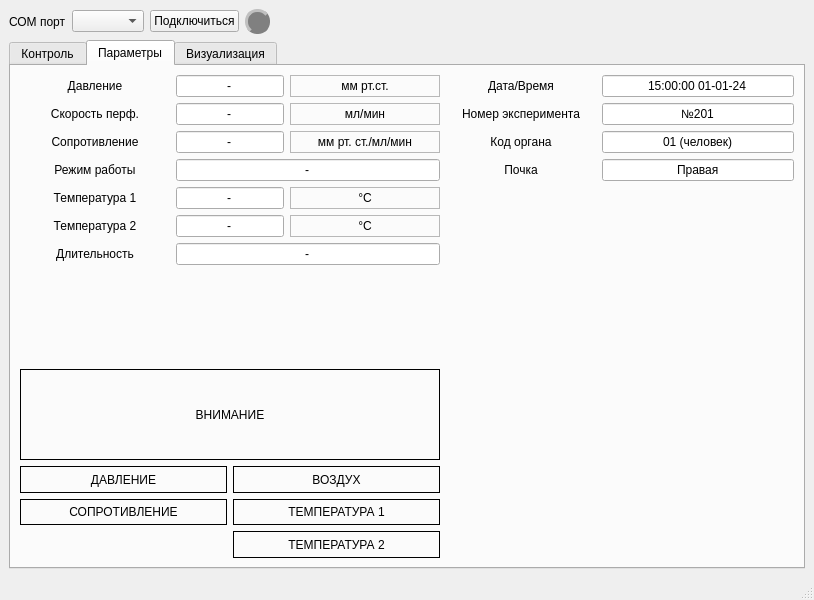
<?xml version="1.0" encoding="UTF-8"?>
<ui version="4.0">
 <class>MainWindow</class>
 <widget class="QMainWindow" name="MainWindow">
  <property name="geometry">
   <rect>
    <x>0</x>
    <y>0</y>
    <width>814</width>
    <height>600</height>
   </rect>
  </property>
  <property name="windowTitle">
   <string>MainWindow</string>
  </property>
  <widget class="QWidget" name="centralwidget">
   <layout class="QVBoxLayout" name="verticalLayout_10">
    <item>
     <layout class="QHBoxLayout" name="horizontalLayout">
      <item>
       <widget class="QLabel" name="label_30">
        <property name="text">
         <string>СОМ порт</string>
        </property>
       </widget>
      </item>
      <item>
       <widget class="QComboBox" name="cb_device"/>
      </item>
      <item>
       <widget class="QPushButton" name="btn_connect">
        <property name="text">
         <string>Подключиться</string>
        </property>
       </widget>
      </item>
      <item>
       <widget class="QLabel" name="LED_connect">
        <property name="minimumSize">
         <size>
          <width>25</width>
          <height>25</height>
         </size>
        </property>
        <property name="maximumSize">
         <size>
          <width>25</width>
          <height>25</height>
         </size>
        </property>
        <property name="styleSheet">
         <string notr="true">background-color : gray;
border-radius : 12px;
border-width: 3px;
border-color: #808080;
border-style: outset;</string>
        </property>
        <property name="text">
         <string/>
        </property>
       </widget>
      </item>
      <item>
       <spacer name="horizontalSpacer_2">
        <property name="orientation">
         <enum>Qt::Orientation::Horizontal</enum>
        </property>
        <property name="sizeHint" stdset="0">
         <size>
          <width>40</width>
          <height>20</height>
         </size>
        </property>
       </spacer>
      </item>
     </layout>
    </item>
    <item>
     <widget class="QTabWidget" name="tabWidget">
      <property name="currentIndex">
       <number>1</number>
      </property>
      <widget class="QWidget" name="tab_2">
       <attribute name="title">
        <string>Контроль</string>
       </attribute>
       <layout class="QHBoxLayout" name="horizontalLayout_7">
        <item>
         <layout class="QVBoxLayout" name="verticalLayout_5">
          <item>
           <layout class="QHBoxLayout" name="horizontalLayout_9">
            <item>
             <widget class="QLabel" name="label_18">
              <property name="maximumSize">
               <size>
                <width>16777215</width>
                <height>200</height>
               </size>
              </property>
              <property name="frameShape">
               <enum>QFrame::Shape::Panel</enum>
              </property>
              <property name="text">
               <string>Начальные данные</string>
              </property>
              <property name="alignment">
               <set>Qt::AlignmentFlag::AlignCenter</set>
              </property>
             </widget>
            </item>
           </layout>
          </item>
          <item>
           <layout class="QHBoxLayout" name="horizontalLayout_18">
            <item>
             <widget class="QLabel" name="label_25">
              <property name="minimumSize">
               <size>
                <width>150</width>
                <height>0</height>
               </size>
              </property>
              <property name="text">
               <string>Дата/Время</string>
              </property>
              <property name="alignment">
               <set>Qt::AlignmentFlag::AlignCenter</set>
              </property>
             </widget>
            </item>
            <item>
             <widget class="QLineEdit" name="lineEdit_17">
              <property name="minimumSize">
               <size>
                <width>150</width>
                <height>0</height>
               </size>
              </property>
              <property name="text">
               <string>15:00:00 01-01-24</string>
              </property>
              <property name="alignment">
               <set>Qt::AlignmentFlag::AlignCenter</set>
              </property>
             </widget>
            </item>
           </layout>
          </item>
          <item>
           <layout class="QHBoxLayout" name="horizontalLayout_12">
            <item>
             <widget class="QLabel" name="label_24">
              <property name="minimumSize">
               <size>
                <width>150</width>
                <height>0</height>
               </size>
              </property>
              <property name="text">
               <string>Номер эксперимента</string>
              </property>
              <property name="alignment">
               <set>Qt::AlignmentFlag::AlignCenter</set>
              </property>
             </widget>
            </item>
            <item>
             <widget class="QLineEdit" name="lineEdit_16">
              <property name="minimumSize">
               <size>
                <width>150</width>
                <height>0</height>
               </size>
              </property>
              <property name="text">
               <string>№201</string>
              </property>
              <property name="alignment">
               <set>Qt::AlignmentFlag::AlignCenter</set>
              </property>
             </widget>
            </item>
           </layout>
          </item>
          <item>
           <layout class="QHBoxLayout" name="horizontalLayout_10">
            <item>
             <widget class="QLabel" name="label_22">
              <property name="minimumSize">
               <size>
                <width>150</width>
                <height>0</height>
               </size>
              </property>
              <property name="text">
               <string>Код органа</string>
              </property>
              <property name="alignment">
               <set>Qt::AlignmentFlag::AlignCenter</set>
              </property>
             </widget>
            </item>
            <item>
             <widget class="QLineEdit" name="lineEdit_12">
              <property name="minimumSize">
               <size>
                <width>150</width>
                <height>0</height>
               </size>
              </property>
              <property name="text">
               <string>01 (человек)</string>
              </property>
              <property name="alignment">
               <set>Qt::AlignmentFlag::AlignCenter</set>
              </property>
             </widget>
            </item>
           </layout>
          </item>
          <item>
           <layout class="QHBoxLayout" name="horizontalLayout_8">
            <item>
             <widget class="QLabel" name="label_21">
              <property name="minimumSize">
               <size>
                <width>150</width>
                <height>0</height>
               </size>
              </property>
              <property name="text">
               <string>Почка</string>
              </property>
              <property name="alignment">
               <set>Qt::AlignmentFlag::AlignCenter</set>
              </property>
             </widget>
            </item>
            <item>
             <widget class="QLineEdit" name="lineEdit_5">
              <property name="minimumSize">
               <size>
                <width>150</width>
                <height>0</height>
               </size>
              </property>
              <property name="text">
               <string>Правая</string>
              </property>
              <property name="alignment">
               <set>Qt::AlignmentFlag::AlignCenter</set>
              </property>
             </widget>
            </item>
           </layout>
          </item>
         </layout>
        </item>
        <item>
         <spacer name="horizontalSpacer">
          <property name="orientation">
           <enum>Qt::Orientation::Horizontal</enum>
          </property>
          <property name="sizeType">
           <enum>QSizePolicy::Policy::MinimumExpanding</enum>
          </property>
          <property name="sizeHint" stdset="0">
           <size>
            <width>40</width>
            <height>20</height>
           </size>
          </property>
         </spacer>
        </item>
        <item>
         <layout class="QVBoxLayout" name="verticalLayout_7">
          <item>
           <widget class="QPushButton" name="pushButton_7">
            <property name="text">
             <string>Начать работу (запись)</string>
            </property>
           </widget>
          </item>
          <item>
           <widget class="QPushButton" name="pushButton_6">
            <property name="text">
             <string>Пауза</string>
            </property>
           </widget>
          </item>
          <item>
           <widget class="QPushButton" name="pushButton_5">
            <property name="text">
             <string>Включить промывку</string>
            </property>
           </widget>
          </item>
          <item>
           <widget class="QPushButton" name="pushButton_4">
            <property name="text">
             <string>Включить перфузию</string>
            </property>
           </widget>
          </item>
          <item>
           <widget class="QPushButton" name="pushButton_3">
            <property name="text">
             <string>Завершить эксперимент (запись)</string>
            </property>
           </widget>
          </item>
          <item>
           <widget class="QPushButton" name="pushButton">
            <property name="text">
             <string>Экспортировать результаты</string>
            </property>
           </widget>
          </item>
         </layout>
        </item>
       </layout>
      </widget>
      <widget class="QWidget" name="tab">
       <attribute name="title">
        <string>Параметры</string>
       </attribute>
       <layout class="QHBoxLayout" name="horizontalLayout_6">
        <item>
         <layout class="QVBoxLayout" name="verticalLayout">
          <item>
           <layout class="QVBoxLayout" name="verticalLayout_2">
            <item>
             <layout class="QVBoxLayout" name="verticalLayout_6">
              <item>
               <layout class="QHBoxLayout" name="horizontalLayout_14">
                <item>
                 <widget class="QLabel" name="label">
                  <property name="minimumSize">
                   <size>
                    <width>150</width>
                    <height>0</height>
                   </size>
                  </property>
                  <property name="text">
                   <string>Давление</string>
                  </property>
                  <property name="alignment">
                   <set>Qt::AlignmentFlag::AlignCenter</set>
                  </property>
                 </widget>
                </item>
                <item>
                 <widget class="QLineEdit" name="le_pressure">
                  <property name="text">
                   <string>-</string>
                  </property>
                  <property name="alignment">
                   <set>Qt::AlignmentFlag::AlignCenter</set>
                  </property>
                  <property name="readOnly">
                   <bool>true</bool>
                  </property>
                 </widget>
                </item>
                <item>
                 <widget class="QLabel" name="label_23">
                  <property name="minimumSize">
                   <size>
                    <width>150</width>
                    <height>0</height>
                   </size>
                  </property>
                  <property name="frameShape">
                   <enum>QFrame::Shape::StyledPanel</enum>
                  </property>
                  <property name="text">
                   <string>мм рт.ст.</string>
                  </property>
                  <property name="alignment">
                   <set>Qt::AlignmentFlag::AlignCenter</set>
                  </property>
                 </widget>
                </item>
               </layout>
              </item>
              <item>
               <layout class="QHBoxLayout" name="horizontalLayout_17">
                <item>
                 <widget class="QLabel" name="label_5">
                  <property name="minimumSize">
                   <size>
                    <width>150</width>
                    <height>0</height>
                   </size>
                  </property>
                  <property name="maximumSize">
                   <size>
                    <width>150</width>
                    <height>150</height>
                   </size>
                  </property>
                  <property name="text">
                   <string>Скорость перф.</string>
                  </property>
                  <property name="alignment">
                   <set>Qt::AlignmentFlag::AlignCenter</set>
                  </property>
                 </widget>
                </item>
                <item>
                 <widget class="QLineEdit" name="le_perfussion_speed">
                  <property name="text">
                   <string>-</string>
                  </property>
                  <property name="alignment">
                   <set>Qt::AlignmentFlag::AlignCenter</set>
                  </property>
                  <property name="readOnly">
                   <bool>true</bool>
                  </property>
                 </widget>
                </item>
                <item>
                 <widget class="QLabel" name="label_26">
                  <property name="minimumSize">
                   <size>
                    <width>150</width>
                    <height>0</height>
                   </size>
                  </property>
                  <property name="frameShape">
                   <enum>QFrame::Shape::StyledPanel</enum>
                  </property>
                  <property name="text">
                   <string>мл/мин</string>
                  </property>
                  <property name="alignment">
                   <set>Qt::AlignmentFlag::AlignCenter</set>
                  </property>
                 </widget>
                </item>
               </layout>
              </item>
              <item>
               <layout class="QHBoxLayout" name="horizontalLayout_16">
                <item>
                 <widget class="QLabel" name="label_4">
                  <property name="minimumSize">
                   <size>
                    <width>150</width>
                    <height>0</height>
                   </size>
                  </property>
                  <property name="maximumSize">
                   <size>
                    <width>150</width>
                    <height>150</height>
                   </size>
                  </property>
                  <property name="text">
                   <string>Сопротивление</string>
                  </property>
                  <property name="alignment">
                   <set>Qt::AlignmentFlag::AlignCenter</set>
                  </property>
                 </widget>
                </item>
                <item>
                 <widget class="QLineEdit" name="le_resistance">
                  <property name="minimumSize">
                   <size>
                    <width>0</width>
                    <height>0</height>
                   </size>
                  </property>
                  <property name="text">
                   <string>-</string>
                  </property>
                  <property name="alignment">
                   <set>Qt::AlignmentFlag::AlignCenter</set>
                  </property>
                  <property name="readOnly">
                   <bool>true</bool>
                  </property>
                 </widget>
                </item>
                <item>
                 <widget class="QLabel" name="label_27">
                  <property name="minimumSize">
                   <size>
                    <width>150</width>
                    <height>0</height>
                   </size>
                  </property>
                  <property name="maximumSize">
                   <size>
                    <width>150</width>
                    <height>16777215</height>
                   </size>
                  </property>
                  <property name="frameShape">
                   <enum>QFrame::Shape::StyledPanel</enum>
                  </property>
                  <property name="text">
                   <string>мм рт. ст./мл/мин</string>
                  </property>
                  <property name="alignment">
                   <set>Qt::AlignmentFlag::AlignCenter</set>
                  </property>
                 </widget>
                </item>
               </layout>
              </item>
              <item>
               <layout class="QHBoxLayout" name="horizontalLayout_19">
                <item>
                 <widget class="QLabel" name="label_7">
                  <property name="minimumSize">
                   <size>
                    <width>150</width>
                    <height>0</height>
                   </size>
                  </property>
                  <property name="text">
                   <string>Режим работы</string>
                  </property>
                  <property name="alignment">
                   <set>Qt::AlignmentFlag::AlignCenter</set>
                  </property>
                 </widget>
                </item>
                <item>
                 <widget class="QLineEdit" name="le_working_mode">
                  <property name="text">
                   <string>-</string>
                  </property>
                  <property name="alignment">
                   <set>Qt::AlignmentFlag::AlignCenter</set>
                  </property>
                  <property name="readOnly">
                   <bool>true</bool>
                  </property>
                 </widget>
                </item>
               </layout>
              </item>
              <item>
               <layout class="QHBoxLayout" name="horizontalLayout_20">
                <item>
                 <widget class="QLabel" name="label_8">
                  <property name="minimumSize">
                   <size>
                    <width>150</width>
                    <height>0</height>
                   </size>
                  </property>
                  <property name="text">
                   <string>Температура 1</string>
                  </property>
                  <property name="alignment">
                   <set>Qt::AlignmentFlag::AlignCenter</set>
                  </property>
                 </widget>
                </item>
                <item>
                 <widget class="QLineEdit" name="le_temp1">
                  <property name="text">
                   <string>-</string>
                  </property>
                  <property name="alignment">
                   <set>Qt::AlignmentFlag::AlignCenter</set>
                  </property>
                  <property name="readOnly">
                   <bool>true</bool>
                  </property>
                 </widget>
                </item>
                <item>
                 <widget class="QLabel" name="label_28">
                  <property name="minimumSize">
                   <size>
                    <width>150</width>
                    <height>0</height>
                   </size>
                  </property>
                  <property name="frameShape">
                   <enum>QFrame::Shape::StyledPanel</enum>
                  </property>
                  <property name="text">
                   <string>°C</string>
                  </property>
                  <property name="alignment">
                   <set>Qt::AlignmentFlag::AlignCenter</set>
                  </property>
                 </widget>
                </item>
               </layout>
              </item>
              <item>
               <layout class="QHBoxLayout" name="horizontalLayout_21">
                <item>
                 <widget class="QLabel" name="label_15">
                  <property name="minimumSize">
                   <size>
                    <width>150</width>
                    <height>0</height>
                   </size>
                  </property>
                  <property name="text">
                   <string>Температура 2</string>
                  </property>
                  <property name="alignment">
                   <set>Qt::AlignmentFlag::AlignCenter</set>
                  </property>
                 </widget>
                </item>
                <item>
                 <widget class="QLineEdit" name="le_temp2">
                  <property name="text">
                   <string>-</string>
                  </property>
                  <property name="alignment">
                   <set>Qt::AlignmentFlag::AlignCenter</set>
                  </property>
                  <property name="readOnly">
                   <bool>true</bool>
                  </property>
                 </widget>
                </item>
                <item>
                 <widget class="QLabel" name="label_29">
                  <property name="minimumSize">
                   <size>
                    <width>150</width>
                    <height>0</height>
                   </size>
                  </property>
                  <property name="frameShape">
                   <enum>QFrame::Shape::StyledPanel</enum>
                  </property>
                  <property name="text">
                   <string>°C</string>
                  </property>
                  <property name="alignment">
                   <set>Qt::AlignmentFlag::AlignCenter</set>
                  </property>
                 </widget>
                </item>
               </layout>
              </item>
              <item>
               <layout class="QHBoxLayout" name="horizontalLayout_22">
                <item>
                 <widget class="QLabel" name="label_16">
                  <property name="minimumSize">
                   <size>
                    <width>150</width>
                    <height>0</height>
                   </size>
                  </property>
                  <property name="text">
                   <string>Длительность</string>
                  </property>
                  <property name="alignment">
                   <set>Qt::AlignmentFlag::AlignCenter</set>
                  </property>
                 </widget>
                </item>
                <item>
                 <widget class="QLineEdit" name="le_duration">
                  <property name="text">
                   <string>-</string>
                  </property>
                  <property name="alignment">
                   <set>Qt::AlignmentFlag::AlignCenter</set>
                  </property>
                  <property name="readOnly">
                   <bool>true</bool>
                  </property>
                 </widget>
                </item>
               </layout>
              </item>
             </layout>
            </item>
            <item>
             <widget class="QLabel" name="label_17">
              <property name="text">
               <string/>
              </property>
             </widget>
            </item>
            <item>
             <widget class="QLabel" name="label_9">
              <property name="frameShape">
               <enum>QFrame::Shape::Panel</enum>
              </property>
              <property name="text">
               <string>ВНИМАНИЕ</string>
              </property>
              <property name="alignment">
               <set>Qt::AlignmentFlag::AlignCenter</set>
              </property>
             </widget>
            </item>
            <item>
             <layout class="QVBoxLayout" name="verticalLayout_4">
              <item>
               <layout class="QHBoxLayout" name="horizontalLayout_2">
                <item>
                 <layout class="QHBoxLayout" name="horizontalLayout_3">
                  <item>
                   <widget class="QLabel" name="label_13">
                    <property name="frameShape">
                     <enum>QFrame::Shape::Panel</enum>
                    </property>
                    <property name="text">
                     <string>ДАВЛЕНИЕ</string>
                    </property>
                    <property name="alignment">
                     <set>Qt::AlignmentFlag::AlignCenter</set>
                    </property>
                   </widget>
                  </item>
                  <item>
                   <widget class="QLabel" name="label_10">
                    <property name="frameShape">
                     <enum>QFrame::Shape::Panel</enum>
                    </property>
                    <property name="text">
                     <string>ВОЗДУХ</string>
                    </property>
                    <property name="alignment">
                     <set>Qt::AlignmentFlag::AlignCenter</set>
                    </property>
                   </widget>
                  </item>
                 </layout>
                </item>
               </layout>
              </item>
              <item>
               <layout class="QHBoxLayout" name="horizontalLayout_5">
                <item>
                 <widget class="QLabel" name="label_14">
                  <property name="frameShape">
                   <enum>QFrame::Shape::Panel</enum>
                  </property>
                  <property name="text">
                   <string>СОПРОТИВЛЕНИЕ</string>
                  </property>
                  <property name="alignment">
                   <set>Qt::AlignmentFlag::AlignCenter</set>
                  </property>
                 </widget>
                </item>
                <item>
                 <widget class="QLabel" name="label_12">
                  <property name="frameShape">
                   <enum>QFrame::Shape::Panel</enum>
                  </property>
                  <property name="text">
                   <string>ТЕМПЕРАТУРА 1</string>
                  </property>
                  <property name="alignment">
                   <set>Qt::AlignmentFlag::AlignCenter</set>
                  </property>
                 </widget>
                </item>
               </layout>
              </item>
              <item>
               <layout class="QHBoxLayout" name="horizontalLayout_4">
                <item>
                 <widget class="QLabel" name="label_6">
                  <property name="text">
                   <string/>
                  </property>
                 </widget>
                </item>
                <item>
                 <widget class="QLabel" name="label_11">
                  <property name="frameShape">
                   <enum>QFrame::Shape::Panel</enum>
                  </property>
                  <property name="text">
                   <string>ТЕМПЕРАТУРА 2</string>
                  </property>
                  <property name="alignment">
                   <set>Qt::AlignmentFlag::AlignCenter</set>
                  </property>
                 </widget>
                </item>
               </layout>
              </item>
             </layout>
            </item>
           </layout>
          </item>
         </layout>
        </item>
        <item>
         <layout class="QVBoxLayout" name="verticalLayout_3">
          <item>
           <layout class="QVBoxLayout" name="verticalLayout_9">
            <item>
             <layout class="QHBoxLayout" name="horizontalLayout_13">
              <item>
               <widget class="QLabel" name="label_2">
                <property name="minimumSize">
                 <size>
                  <width>150</width>
                  <height>0</height>
                 </size>
                </property>
                <property name="text">
                 <string>Дата/Время</string>
                </property>
                <property name="alignment">
                 <set>Qt::AlignmentFlag::AlignCenter</set>
                </property>
               </widget>
              </item>
              <item>
               <widget class="QLineEdit" name="lineEdit_2">
                <property name="minimumSize">
                 <size>
                  <width>150</width>
                  <height>0</height>
                 </size>
                </property>
                <property name="text">
                 <string>15:00:00 01-01-24</string>
                </property>
                <property name="alignment">
                 <set>Qt::AlignmentFlag::AlignCenter</set>
                </property>
               </widget>
              </item>
             </layout>
            </item>
            <item>
             <layout class="QHBoxLayout" name="horizontalLayout_26">
              <item>
               <widget class="QLabel" name="label_20">
                <property name="minimumSize">
                 <size>
                  <width>150</width>
                  <height>0</height>
                 </size>
                </property>
                <property name="text">
                 <string>Номер эксперимента</string>
                </property>
                <property name="alignment">
                 <set>Qt::AlignmentFlag::AlignCenter</set>
                </property>
               </widget>
              </item>
              <item>
               <widget class="QLineEdit" name="lineEdit_14">
                <property name="text">
                 <string>№201</string>
                </property>
                <property name="alignment">
                 <set>Qt::AlignmentFlag::AlignCenter</set>
                </property>
               </widget>
              </item>
             </layout>
            </item>
            <item>
             <layout class="QHBoxLayout" name="horizontalLayout_25">
              <item>
               <widget class="QLabel" name="label_19">
                <property name="minimumSize">
                 <size>
                  <width>150</width>
                  <height>0</height>
                 </size>
                </property>
                <property name="text">
                 <string>Код органа</string>
                </property>
                <property name="alignment">
                 <set>Qt::AlignmentFlag::AlignCenter</set>
                </property>
               </widget>
              </item>
              <item>
               <widget class="QLineEdit" name="lineEdit_13">
                <property name="text">
                 <string>01 (человек)</string>
                </property>
                <property name="alignment">
                 <set>Qt::AlignmentFlag::AlignCenter</set>
                </property>
               </widget>
              </item>
             </layout>
            </item>
            <item>
             <layout class="QHBoxLayout" name="horizontalLayout_15">
              <item>
               <widget class="QLabel" name="label_3">
                <property name="minimumSize">
                 <size>
                  <width>150</width>
                  <height>0</height>
                 </size>
                </property>
                <property name="text">
                 <string>Почка</string>
                </property>
                <property name="alignment">
                 <set>Qt::AlignmentFlag::AlignCenter</set>
                </property>
               </widget>
              </item>
              <item>
               <widget class="QLineEdit" name="lineEdit_10">
                <property name="text">
                 <string>Правая</string>
                </property>
                <property name="alignment">
                 <set>Qt::AlignmentFlag::AlignCenter</set>
                </property>
               </widget>
              </item>
             </layout>
            </item>
           </layout>
          </item>
          <item>
           <layout class="QVBoxLayout" name="verticalLayout_8">
            <item>
             <widget class="QWidget" name="widget" native="true"/>
            </item>
           </layout>
          </item>
         </layout>
        </item>
       </layout>
      </widget>
      <widget class="QWidget" name="tab_3">
       <attribute name="title">
        <string>Визуализация</string>
       </attribute>
      </widget>
     </widget>
    </item>
   </layout>
  </widget>
  <widget class="QMenuBar" name="menubar">
   <property name="geometry">
    <rect>
     <x>0</x>
     <y>0</y>
     <width>814</width>
     <height>25</height>
    </rect>
   </property>
  </widget>
  <widget class="QStatusBar" name="statusbar"/>
 </widget>
 <resources/>
 <connections/>
</ui>
